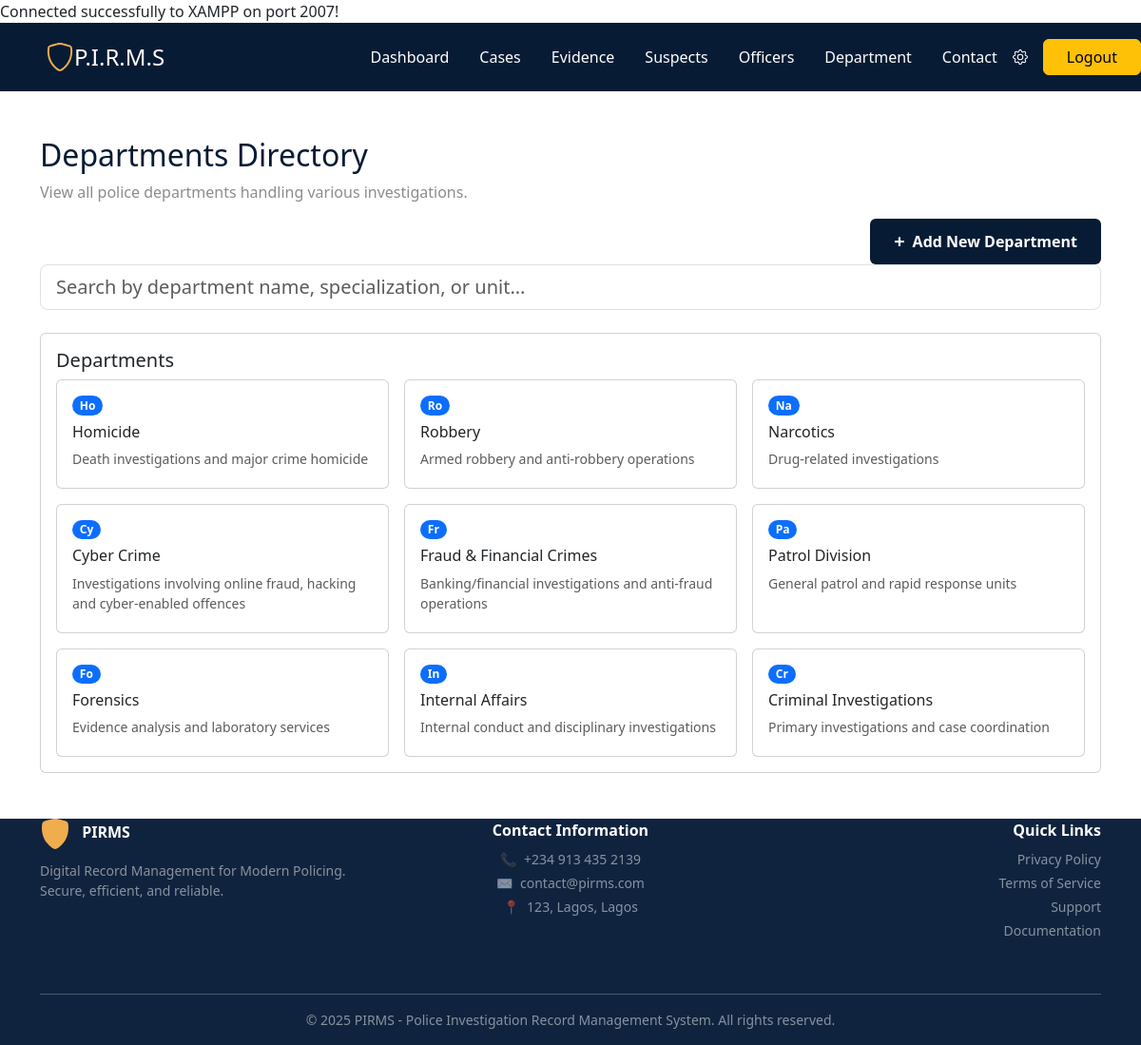
The page /department.php on the database its author committed.
### tables this page shows
CREATE TABLE `department` (
  `department_id` int(11) NOT NULL,
  `department_name` enum('Homicide','Robbery','Narcotics','Cyber Crime','Fraud & Financial Crimes','Patrol Division','Forensics','Internal Affairs','Criminal Investigations') NOT NULL,
  `description` text DEFAULT NULL
);

### department.php (the view, shortened to what this page needs)
<?php
require_once 'includes/db.php';
$departments = [];
try {
  $sql = "SELECT department_name, description FROM department ORDER BY department_name ASC";
  $stmt = $pdo->prepare($sql);
  $stmt->execute();
  $departments = $stmt->fetchAll(PDO::FETCH_ASSOC);
} catch (Exception $e) {
  error_log("Error fetching departments: " . $e->getMessage());
  $departments = [];
}
?>
<!DOCTYPE html>
<html lang="en">
<head>
  <link href="https://cdn.jsdelivr.net/npm/bootstrap@5.3.3/dist/css/bootstrap.min.css" rel="stylesheet">
</head>
<body>
  <section style="background-color: #081b34;">
    <header class="d-flex flex-wrap justify-content-center py-3 mb-4 ">
      <a href="./images/dog-img.jpg" class="d-flex align-items-center mb-3 mb-md-0 me-md-auto link-body-emphasis text-decoration-none">
        <svg class="bi me-2" width="40" height="32">
          <use xlink:href="#bootstrap"></use>
        </svg>
        <span class="fs-4 text-white">P.I.R.M.S</span>
      </a>
        <ul class="nav nav-pills align-items-center">
        <li class="nav-item"><a href="./dashboard.php" class="nav-link text-white" aria-current="page">Dashboard</a></li>
        <li class="nav-item"><a href="./cases.php" class="nav-link text-white">Cases</a></li>
        <li class="nav-item"><a href="./evidence.php" class="nav-link text-white">Evidence</a></li>
        <li class="nav-item"><a href="./suspects.php" class="nav-link text-white">Suspects</a></li>
        <li class="nav-item"><a href="./officer.php" class="nav-link text-white">Officers</a></li>
        <li class="nav-item"><a href="./department.php" class="nav-link text-white">Department</a></li>
        <li class="nav-item"><a href="./contact.php" class="nav-link text-white">Contact</a></li>
        <li class="nav-item">
          <a href="./setting.php" class="nav-link text-white p-0" aria-label="Settings">
          </a>
        </li>
        <a href="logout.php" class="btn btn-warning px-4 ms-3" type="button">Logout</a>
      </ul>
    </header>
  </section>
  <div class="container mb-0">
    <div class="mb-4 mt-5">
      <h2 style="color: #081b34;">Departments Directory</h2>
      <p style="color:rgb(139, 140, 140);">View all police departments handling various investigations.</p>
      <button onclick="location.href='newdepartment.php'" type="button" class="btn text-white fw-bold px-4 py-2 d-flex align-items-center float-end" style="background:#081b34;">
        <span class="me-2 fs-5">+</span> Add New Department
      </button>
    </div>
    <div class="mb-4">
      <input id="searchInput" type="text" class="form-control form-control-lg" placeholder="Search by department name, specialization, or unit..." />
    </div>
    <div class="card mt-4">
      <div class="card-body">
        <h5 class="card-title">Departments</h5>
        <div class="row g-3">
          <?php if (count($departments) > 0): ?>
            <?php foreach ($departments as $dept): ?>
              <div class="col-md-4 department-card">
                <div class="card h-100">
                  <div class="card-body">
                    <span class="badge rounded-pill bg-primary mb-2"><?php echo htmlspecialchars(substr($dept['department_name'], 0, 2)); ?></span>
                    <h6 class="card-title"><?php echo htmlspecialchars($dept['department_name']); ?></h6>
                    <p class="mb-1 text-muted small"><?php echo htmlspecialchars($dept['description'] ?? 'No description available'); ?></p>
                  </div>
                </div>
              </div>
            <?php endforeach; ?>
          <?php else: ?>
            <div class="col-12">
              <p class="text-muted">No departments found. <a href="newdepartment.php">Create the first department</a></p>
            </div>
          <?php endif; ?>
        </div>
      </div>
    </div>
  </div>
  <footer class="text-white pt-7" style="background-color: #10233e;">
    <div class="container">
      <div class="row pb-4">
        <div class="col-md-4 mb-4 mb-md-0 d-flex flex-column align-items-md-start align-items-center">
          <div class="mb-2">
            <span class="ms-2 fw-semibold">PIRMS</span>
          </div>
          <div class="text-white-50 small mt-1 text-md-start text-center">
            Digital Record Management for Modern Policing.<br>
            Secure, efficient, and reliable.
          </div>
        </div>
        <div class="col-md-4 mb-4 mb-md-0 text-md-center text-center">
          <span class="fw-semibold mb-2 d-block">Contact Information</span>
          <div class="small text-white-50">
            <div class="mb-1"><span class="me-2">&#128222;</span>+234 913 435 2139</div>
            <div class="mb-1"><span class="me-2">&#9993;</span>contact@pirms.com</div>
            <div><span class="me-2">&#128205;</span>123, Lagos, Lagos</div>
          </div>
        </div>
        <div class="col-md-4 text-md-end text-center">
          <span class="fw-semibold mb-2 d-block">Quick Links</span>
          <ul class="list-unstyled small text-white-50">
            <li class="mb-1"><a href="#" class="text-white-50 text-decoration-none">Privacy Policy</a></li>
            <li class="mb-1"><a href="#" class="text-white-50 text-decoration-none">Terms of Service</a></li>
            <li class="mb-1"><a href="#" class="text-white-50 text-decoration-none">Support</a></li>
            <li><a href="#" class="text-white-50 text-decoration-none">Documentation</a></li>
          </ul>
        </div>
      </div>
      <hr class="border-light my-3">
      <div class="text-center pb-3 small text-white-50">
        © 2025 PIRMS - Police Investigation Record Management System. All rights reserved.
      </div>
    </div>
  </footer>
</body>
</html>

### rows shown on the page
department: department_name "Ho", department_name "Homicide", description "Death investigations and major crime homicide"
department: department_name "Ro", department_name "Robbery", description "Armed robbery and anti-robbery operations"
department: department_name "Na", department_name "Narcotics", description "Drug-related investigations"
department: department_name "Cy", department_name "Cyber Crime", description "Investigations involving online fraud, hacking and cyber-enabled offences"
department: department_name "Fr", department_name "Fraud & Financial Crimes", description "Banking/financial investigations and anti-fraud operations"
department: department_name "Pa", department_name "Patrol Division", description "General patrol and rapid response units"
department: department_name "Fo", department_name "Forensics", description "Evidence analysis and laboratory services"
department: department_name "In", department_name "Internal Affairs", description "Internal conduct and disciplinary investigations"
department: department_name "Cr", department_name "Criminal Investigations", description "Primary investigations and case coordination"
